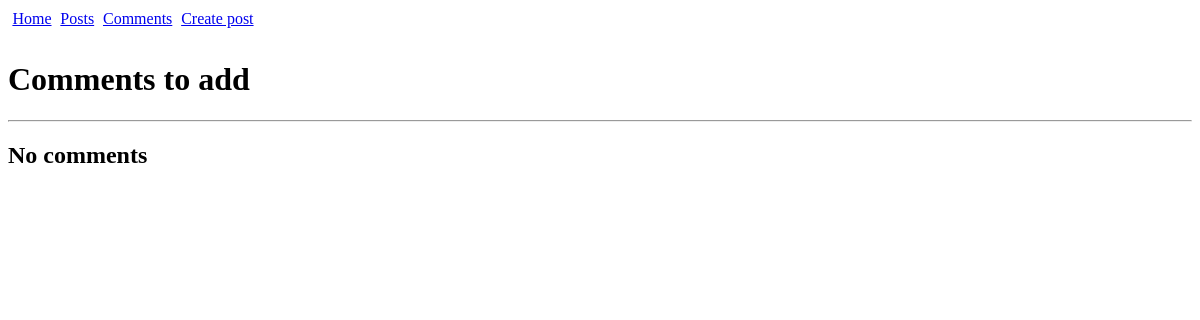
Before: /comments/ (signed in) with the older database file.
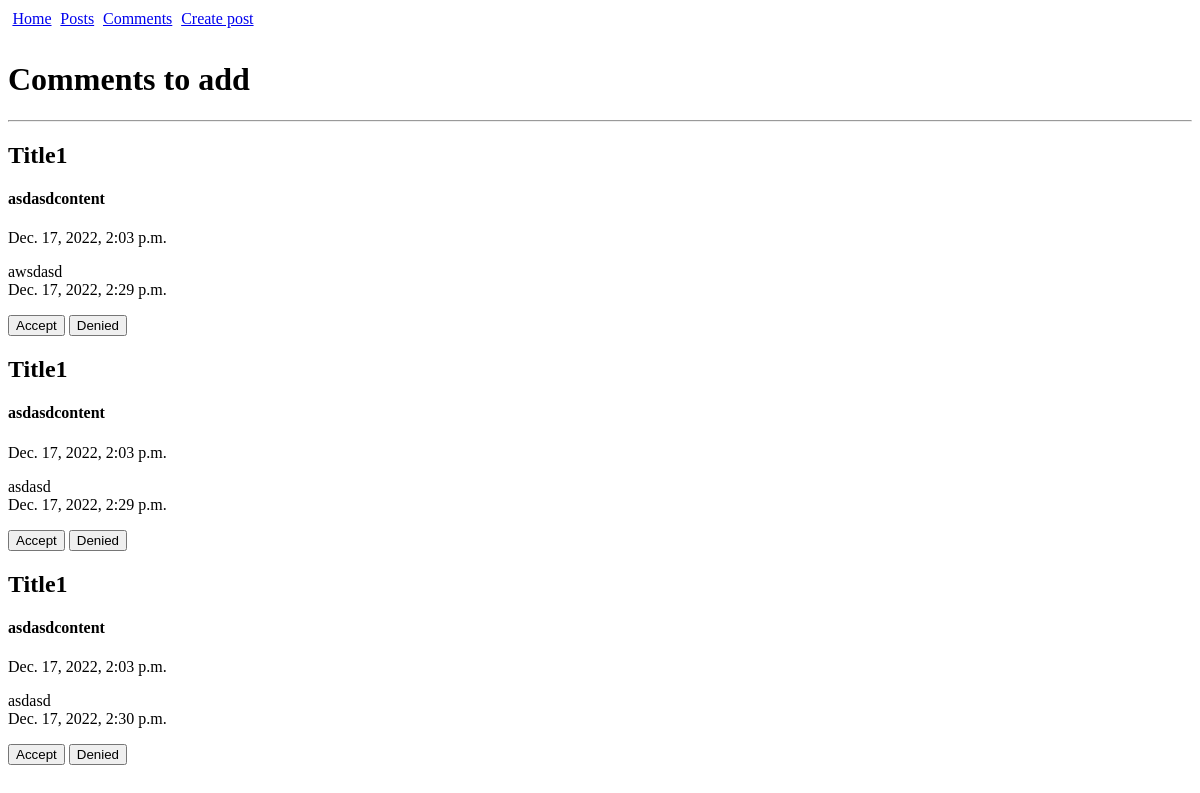
After: the same page with the newer database file.
### app/models.py (models this page shows, shortened)
class Comments(models.Model):
    Announcement = models.ForeignKey(Announcement, on_delete = models.CASCADE)
    User = models.ForeignKey(MyUser, on_delete=models.CASCADE)
    Comment = models.TextField(default='comment')
    Comment_date = models.DateTimeField(auto_now_add=True)
    Comment_accepted = models.BooleanField(default = False)

class Announcement(models.Model):
    Announcement_author = models.ForeignKey(MyUser, on_delete=models.CASCADE)
    Creation_date = models.DateTimeField(auto_now_add=True)
    Announcement_title = models.CharField(max_length=255)
    Announcement_text = models.TextField(default='content')
    CHOICES = (
        ('Tank', 'Танки'),
        ('Heal', 'Хилы'),
        ('DD', 'ДД'),
        ('Sales', 'Торговецы'),
        ('GM', 'Гилдмастеры'),
        ('QG', 'Квестгиверы'),
        ('BS', 'Кузнецы'),
        ('PS', 'Кожевники'),
        ('Potions', 'Зельевары'),
        ('Magic', 'Мастера заклинаний'),
    )
    Category = models.CharField(max_length=300, choices = CHOICES)

### app/views.py (the view, shortened to what this page needs)
# urls.py: path('comments/', AnnounceComment.as_view()),
class AnnounceComment(LoginRequiredMixin, ConfirmedUserMixin, ListView):
    login_url = '/'
    model = Comments
    template_name = 'announce/announce_comments.html'
    context_object_name = 'Comments'
    def get_context_data(self, **kwargs):
        context = super().get_context_data(**kwargs)
        context['AllComments'] = True
        if len(self.kwargs) > 0:
            context['Announcement'] = Announcement.objects.get(id = str(self.kwargs['pk']))
            context['AllComments'] = False
        return context
    def get_queryset(self):
        if "announce" not in self.request.path:
            queryset = Comments.objects.filter(Comment_accepted = False)
        else:
            queryset = Comments.objects.filter(Announcement = Announcement.objects.get(id = str(self.kwargs['pk'])), Comment_accepted = False)
        return queryset

### app/views.py (called while the page is built)
    def dispatch(self, request, *args, **kwargs):
        if request.user.is_superuser or request.user.user_status:
            return super().dispatch(request, *args, **kwargs)
        else:
            return redirect(register_code_view)

### app/templates/announce/announce_comments.html (shortened to what this page needs)
{% extends 'base.html' %}
{% load static %}
{% block content %}
<h1>Comments to add</h1>
<hr>
{% if Comments%}
    <form method="post">{% csrf_token %}
        {% for comment in Comments%}
            {% if AllComments %}
                <div class="announce_detail">
                    <h2>{{comment.Announcement.Announcement_title}}</h2>
                    <h4>{{comment.Announcement.Announcement_text}}</h4>
                    <p> {{comment.Announcement.Creation_date}}</p>
                </div>
            {% endif %}
            <p>
                {{comment.Comment}}
                <br>
                {{comment.Comment_date}}
            </p>
            <button name = "Accept" value={{comment.id}}>Accept</button> <button name = "Denied" value={{comment.id}}>Denied</button>
        {% endfor %}
    </form>
{% else %}
    <h2>No comments</h2>
{% endif %}
{% endblock %}

### app/templates/base.html (shortened to what this page needs)
<!DOCTYPE html>
{% load static %}
<html>
<head>
  <link rel="stylesheet" href="{% static "css/styles.css" %}" />
</head>
<body>
  <header>
    <div class="header">
      <a href="/">Home</a>
      <a href="/announce">Posts</a>
      <a href="/comments">Comments</a>
      <a href="/announce_create">Create post</a>
    </div>
  </header>
  <main>
      {% block content %}
      {% endblock %}
  </main>
</body>
</html>

### app/static/css/styles.css (style rules this page uses)
.header { display: flex; justify-content: space-around; width: 250px; height: 30px; margin-top: 10px; }

Changed rows visible on the page:
added Comments: Announcement.Announcement_title "Title1", Announcement.Announcement_text "asdasdcontent", Announcement.Creation_date "Dec. 17, 2022, 2:03 p.m.", Comment "awsdasd", Comment_date "Dec. 17, 2022, 2:29 p.m.", {{ comment.id }} 21 (drawn)
added Comments: Announcement.Announcement_title "Title1", Announcement.Announcement_text "asdasdcontent", Announcement.Creation_date "Dec. 17, 2022, 2:03 p.m.", Comment "asdasd", Comment_date "Dec. 17, 2022, 2:29 p.m.", {{ comment.id }} 22 (drawn)
added Comments: Announcement.Announcement_title "Title1", Announcement.Announcement_text "asdasdcontent", Announcement.Creation_date "Dec. 17, 2022, 2:03 p.m.", Comment "asdasd", Comment_date "Dec. 17, 2022, 2:30 p.m.", {{ comment.id }} 23 (drawn)
Other visible differences:
text no longer shown: "No comments"
